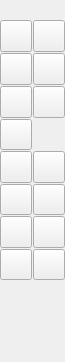
<?xml version="1.0" encoding="UTF-8"?>
<ui version="4.0">
 <class>QG_CadToolBarMain</class>
 <widget class="QWidget" name="QG_CadToolBarMain">
  <property name="geometry">
   <rect>
    <x>0</x>
    <y>0</y>
    <width>65</width>
    <height>362</height>
   </rect>
  </property>
  <property name="sizePolicy">
   <sizepolicy hsizetype="MinimumExpanding" vsizetype="MinimumExpanding">
    <horstretch>0</horstretch>
    <verstretch>0</verstretch>
   </sizepolicy>
  </property>
  <property name="minimumSize">
   <size>
    <width>65</width>
    <height>336</height>
   </size>
  </property>
  <property name="maximumSize">
   <size>
    <width>65</width>
    <height>16777215</height>
   </size>
  </property>
  <property name="acceptDrops">
   <bool>false</bool>
  </property>
  <property name="windowTitle">
   <string>Main</string>
  </property>
  <property name="autoFillBackground">
   <bool>false</bool>
  </property>
  <layout class="QGridLayout" name="gridLayout">
   <property name="leftMargin">
    <number>0</number>
   </property>
   <property name="topMargin">
    <number>0</number>
   </property>
   <property name="rightMargin">
    <number>0</number>
   </property>
   <property name="bottomMargin">
    <number>0</number>
   </property>
   <property name="spacing">
    <number>1</number>
   </property>
   <item row="0" column="0" colspan="3">
    <spacer name="horizontalSpacer">
     <property name="orientation">
      <enum>Qt::Horizontal</enum>
     </property>
     <property name="sizeHint" stdset="0">
      <size>
       <width>62</width>
       <height>20</height>
      </size>
     </property>
    </spacer>
   </item>
   <item row="1" column="0" colspan="2">
    <widget class="QToolButton" name="bMenuLine">
     <property name="minimumSize">
      <size>
       <width>0</width>
       <height>0</height>
      </size>
     </property>
     <property name="maximumSize">
      <size>
       <width>32</width>
       <height>32</height>
      </size>
     </property>
     <property name="toolTip">
      <string>Show toolbar &quot;Lines&quot;</string>
     </property>
     <property name="text">
      <string/>
     </property>
     <property name="icon">
      <iconset resource="../../../res/extui/extui.qrc">
       <normaloff>:/extui/menuline.png</normaloff>:/extui/menuline.png</iconset>
     </property>
     <property name="iconSize">
      <size>
       <width>32</width>
       <height>32</height>
      </size>
     </property>
     <property name="checkable">
      <bool>true</bool>
     </property>
     <property name="autoExclusive">
      <bool>true</bool>
     </property>
    </widget>
   </item>
   <item row="1" column="2">
    <widget class="QToolButton" name="bMenuArc">
     <property name="sizePolicy">
      <sizepolicy hsizetype="Minimum" vsizetype="Minimum">
       <horstretch>0</horstretch>
       <verstretch>0</verstretch>
      </sizepolicy>
     </property>
     <property name="minimumSize">
      <size>
       <width>0</width>
       <height>0</height>
      </size>
     </property>
     <property name="maximumSize">
      <size>
       <width>32</width>
       <height>32</height>
      </size>
     </property>
     <property name="toolTip">
      <string>Show toolbar &quot;Arcs&quot;</string>
     </property>
     <property name="text">
      <string/>
     </property>
     <property name="icon">
      <iconset resource="../../../res/extui/extui.qrc">
       <normaloff>:/extui/menuarc.png</normaloff>:/extui/menuarc.png</iconset>
     </property>
     <property name="iconSize">
      <size>
       <width>32</width>
       <height>32</height>
      </size>
     </property>
     <property name="checkable">
      <bool>true</bool>
     </property>
     <property name="autoExclusive">
      <bool>true</bool>
     </property>
    </widget>
   </item>
   <item row="2" column="0" colspan="2">
    <widget class="QToolButton" name="bMenuCircle">
     <property name="maximumSize">
      <size>
       <width>32</width>
       <height>32</height>
      </size>
     </property>
     <property name="toolTip">
      <string>Show toolbar &quot;Circles&quot;</string>
     </property>
     <property name="text">
      <string/>
     </property>
     <property name="icon">
      <iconset resource="../../../res/extui/extui.qrc">
       <normaloff>:/extui/draw_arc.png</normaloff>:/extui/draw_arc.png</iconset>
     </property>
     <property name="iconSize">
      <size>
       <width>24</width>
       <height>24</height>
      </size>
     </property>
     <property name="checkable">
      <bool>true</bool>
     </property>
     <property name="autoExclusive">
      <bool>true</bool>
     </property>
    </widget>
   </item>
   <item row="2" column="2">
    <widget class="QToolButton" name="bMenuEllipse">
     <property name="maximumSize">
      <size>
       <width>32</width>
       <height>32</height>
      </size>
     </property>
     <property name="toolTip">
      <string>Show toolbar &quot;Ellipses&quot;</string>
     </property>
     <property name="text">
      <string/>
     </property>
     <property name="icon">
      <iconset resource="../../../res/extui/extui.qrc">
       <normaloff>:/extui/menuellipse.png</normaloff>:/extui/menuellipse.png</iconset>
     </property>
     <property name="iconSize">
      <size>
       <width>32</width>
       <height>32</height>
      </size>
     </property>
     <property name="checkable">
      <bool>true</bool>
     </property>
     <property name="autoExclusive">
      <bool>true</bool>
     </property>
    </widget>
   </item>
   <item row="3" column="0" colspan="2">
    <widget class="QToolButton" name="bMenuPolyline">
     <property name="maximumSize">
      <size>
       <width>32</width>
       <height>32</height>
      </size>
     </property>
     <property name="toolTip">
      <string>Show toolbar &quot;Polylines&quot;</string>
     </property>
     <property name="text">
      <string/>
     </property>
     <property name="icon">
      <iconset resource="../../../res/extui/extui.qrc">
       <normaloff>:/extui/menupolyline.png</normaloff>:/extui/menupolyline.png</iconset>
     </property>
     <property name="iconSize">
      <size>
       <width>32</width>
       <height>32</height>
      </size>
     </property>
     <property name="checkable">
      <bool>true</bool>
     </property>
     <property name="autoExclusive">
      <bool>true</bool>
     </property>
    </widget>
   </item>
   <item row="3" column="2">
    <widget class="QToolButton" name="bMenuSpline">
     <property name="maximumSize">
      <size>
       <width>32</width>
       <height>32</height>
      </size>
     </property>
     <property name="toolTip">
      <string>Draw Splines</string>
     </property>
     <property name="text">
      <string/>
     </property>
     <property name="icon">
      <iconset resource="../../../res/extui/extui.qrc">
       <normaloff>:/extui/menuspline.png</normaloff>:/extui/menuspline.png</iconset>
     </property>
     <property name="iconSize">
      <size>
       <width>32</width>
       <height>32</height>
      </size>
     </property>
     <property name="checkable">
      <bool>true</bool>
     </property>
     <property name="autoExclusive">
      <bool>true</bool>
     </property>
    </widget>
   </item>
   <item row="4" column="0" colspan="2">
    <widget class="QToolButton" name="bMenuPoint">
     <property name="maximumSize">
      <size>
       <width>32</width>
       <height>32</height>
      </size>
     </property>
     <property name="toolTip">
      <string>Draw Points</string>
     </property>
     <property name="text">
      <string/>
     </property>
     <property name="icon">
      <iconset resource="../../../res/extui/extui.qrc">
       <normaloff>:/extui/node_insert.png</normaloff>:/extui/node_insert.png</iconset>
     </property>
     <property name="iconSize">
      <size>
       <width>24</width>
       <height>24</height>
      </size>
     </property>
     <property name="shortcut">
      <string>Enter</string>
     </property>
     <property name="checkable">
      <bool>true</bool>
     </property>
     <property name="autoExclusive">
      <bool>true</bool>
     </property>
    </widget>
   </item>
   <item row="5" column="0" colspan="2">
    <widget class="QToolButton" name="bMenuText">
     <property name="maximumSize">
      <size>
       <width>32</width>
       <height>32</height>
      </size>
     </property>
     <property name="toolTip">
      <string>Insert Multi-line Text</string>
     </property>
     <property name="text">
      <string/>
     </property>
     <property name="icon">
      <iconset resource="../../../res/extui/extui.qrc">
       <normaloff>:/extui/ink_draw_text.png</normaloff>:/extui/ink_draw_text.png</iconset>
     </property>
     <property name="iconSize">
      <size>
       <width>24</width>
       <height>24</height>
      </size>
     </property>
     <property name="checkable">
      <bool>false</bool>
     </property>
     <property name="autoExclusive">
      <bool>false</bool>
     </property>
    </widget>
   </item>
   <item row="5" column="2">
    <widget class="QToolButton" name="bMenuDim">
     <property name="maximumSize">
      <size>
       <width>32</width>
       <height>32</height>
      </size>
     </property>
     <property name="toolTip">
      <string>Show toolbar &quot;Dimensions&quot;</string>
     </property>
     <property name="text">
      <string/>
     </property>
     <property name="icon">
      <iconset resource="../../../res/extui/extui.qrc">
       <normaloff>:/extui/ink_draw_lpetool.png</normaloff>:/extui/ink_draw_lpetool.png</iconset>
     </property>
     <property name="iconSize">
      <size>
       <width>26</width>
       <height>26</height>
      </size>
     </property>
     <property name="checkable">
      <bool>true</bool>
     </property>
     <property name="autoExclusive">
      <bool>true</bool>
     </property>
    </widget>
   </item>
   <item row="6" column="0" colspan="2">
    <widget class="QToolButton" name="bMenuHatch">
     <property name="maximumSize">
      <size>
       <width>32</width>
       <height>32</height>
      </size>
     </property>
     <property name="toolTip">
      <string>Create Hatch</string>
     </property>
     <property name="text">
      <string/>
     </property>
     <property name="icon">
      <iconset resource="../../../res/extui/extui.qrc">
       <normaloff>:/extui/draw_paintbucket.png</normaloff>:/extui/draw_paintbucket.png</iconset>
     </property>
     <property name="iconSize">
      <size>
       <width>24</width>
       <height>24</height>
      </size>
     </property>
     <property name="checkable">
      <bool>true</bool>
     </property>
     <property name="autoExclusive">
      <bool>true</bool>
     </property>
    </widget>
   </item>
   <item row="6" column="2">
    <widget class="QToolButton" name="bMenuImage">
     <property name="maximumSize">
      <size>
       <width>32</width>
       <height>32</height>
      </size>
     </property>
     <property name="toolTip">
      <string>Insert Image</string>
     </property>
     <property name="text">
      <string/>
     </property>
     <property name="icon">
      <iconset resource="../../../res/extui/extui.qrc">
       <normaloff>:/extui/ink_file_import.png</normaloff>:/extui/ink_file_import.png</iconset>
     </property>
     <property name="iconSize">
      <size>
       <width>24</width>
       <height>24</height>
      </size>
     </property>
     <property name="checkable">
      <bool>false</bool>
     </property>
     <property name="autoExclusive">
      <bool>false</bool>
     </property>
    </widget>
   </item>
   <item row="7" column="0" colspan="2">
    <widget class="QToolButton" name="bMenuModify">
     <property name="maximumSize">
      <size>
       <width>32</width>
       <height>32</height>
      </size>
     </property>
     <property name="toolTip">
      <string>Show toolbar &quot;Modify&quot;</string>
     </property>
     <property name="text">
      <string/>
     </property>
     <property name="icon">
      <iconset resource="../../../res/extui/extui.qrc">
       <normaloff>:/extui/menuedit.png</normaloff>:/extui/menuedit.png</iconset>
     </property>
     <property name="iconSize">
      <size>
       <width>32</width>
       <height>32</height>
      </size>
     </property>
     <property name="checkable">
      <bool>true</bool>
     </property>
     <property name="autoExclusive">
      <bool>true</bool>
     </property>
    </widget>
   </item>
   <item row="7" column="2">
    <widget class="QToolButton" name="bMenuInfo">
     <property name="maximumSize">
      <size>
       <width>32</width>
       <height>32</height>
      </size>
     </property>
     <property name="toolTip">
      <string>Show toolbar &quot;Info&quot;</string>
     </property>
     <property name="text">
      <string/>
     </property>
     <property name="icon">
      <iconset resource="../../../res/extui/extui.qrc">
       <normaloff>:/extui/menumeasure.png</normaloff>:/extui/menumeasure.png</iconset>
     </property>
     <property name="iconSize">
      <size>
       <width>32</width>
       <height>32</height>
      </size>
     </property>
     <property name="checkable">
      <bool>true</bool>
     </property>
     <property name="autoExclusive">
      <bool>true</bool>
     </property>
    </widget>
   </item>
   <item row="8" column="0" colspan="2">
    <widget class="QToolButton" name="bMenuBlock">
     <property name="maximumSize">
      <size>
       <width>32</width>
       <height>32</height>
      </size>
     </property>
     <property name="toolTip">
      <string>Create Block</string>
     </property>
     <property name="text">
      <string/>
     </property>
     <property name="icon">
      <iconset resource="../../../res/extui/extui.qrc">
       <normaloff>:/extui/ink_union.png</normaloff>:/extui/ink_union.png</iconset>
     </property>
     <property name="iconSize">
      <size>
       <width>24</width>
       <height>24</height>
      </size>
     </property>
     <property name="checkable">
      <bool>true</bool>
     </property>
     <property name="autoExclusive">
      <bool>true</bool>
     </property>
    </widget>
   </item>
   <item row="8" column="2">
    <widget class="QToolButton" name="bMenuSelect">
     <property name="maximumSize">
      <size>
       <width>32</width>
       <height>32</height>
      </size>
     </property>
     <property name="toolTip">
      <string>Show toolbar &quot;Select&quot;</string>
     </property>
     <property name="text">
      <string/>
     </property>
     <property name="icon">
      <iconset resource="../../../res/extui/extui.qrc">
       <normaloff>:/extui/ink_draw_select.png</normaloff>:/extui/ink_draw_select.png</iconset>
     </property>
     <property name="iconSize">
      <size>
       <width>24</width>
       <height>24</height>
      </size>
     </property>
     <property name="checkable">
      <bool>true</bool>
     </property>
     <property name="autoExclusive">
      <bool>true</bool>
     </property>
    </widget>
   </item>
   <item row="9" column="1">
    <spacer name="verticalSpacer">
     <property name="orientation">
      <enum>Qt::Vertical</enum>
     </property>
     <property name="sizeHint" stdset="0">
      <size>
       <width>20</width>
       <height>70</height>
      </size>
     </property>
    </spacer>
   </item>
   <item row="10" column="0">
    <widget class="QToolButton" name="bHidden">
     <property name="maximumSize">
      <size>
       <width>0</width>
       <height>0</height>
      </size>
     </property>
     <property name="toolTip">
      <string/>
     </property>
     <property name="text">
      <string/>
     </property>
     <property name="iconSize">
      <size>
       <width>0</width>
       <height>0</height>
      </size>
     </property>
     <property name="checkable">
      <bool>true</bool>
     </property>
     <property name="autoExclusive">
      <bool>true</bool>
     </property>
    </widget>
   </item>
  </layout>
 </widget>
 <layoutdefault spacing="6" margin="11"/>
 <tabstops>
  <tabstop>bMenuPolyline</tabstop>
  <tabstop>bMenuSpline</tabstop>
 </tabstops>
 <resources>
  <include location="../../../res/extui/extui.qrc"/>
 </resources>
 <connections/>
</ui>
